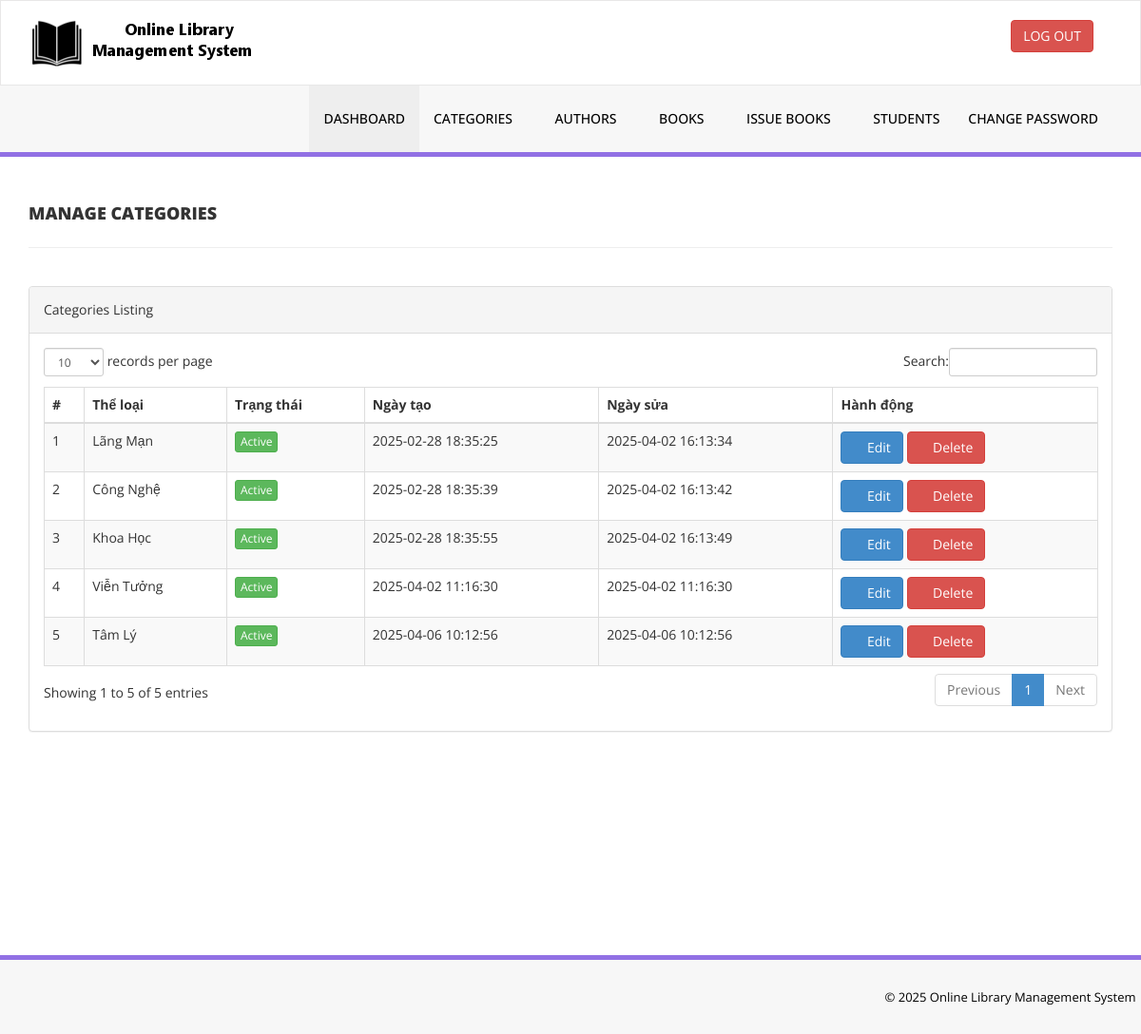
The app's page /admin/manage-categories.php (signed in) with its own data.
### tables this page shows
CREATE TABLE `tblcategory` (
  `id` int(11) NOT NULL,
  `CategoryName` varchar(150) DEFAULT NULL,
  `Status` int(1) DEFAULT NULL,
  `CreationDate` timestamp NULL DEFAULT current_timestamp(),
  `UpdationDate` timestamp NULL DEFAULT current_timestamp() ON UPDATE current_timestamp()
);

### admin/manage-categories.php (the view, shortened to what this page needs)
<?php
include('includes/config.php');
if(strlen($_SESSION['alogin'])==0)
    {
header('location:index.php');
}
else{
    ?>
<!DOCTYPE html>
<html xmlns="http://www.w3.org/1999/xhtml">
<head>
    <link href="assets/css/bootstrap.css" rel="stylesheet" />
    <link href="assets/css/font-awesome.css" rel="stylesheet" />
    <link href="assets/js/dataTables/dataTables.bootstrap.css" rel="stylesheet" />
    <link href="assets/css/style.css" rel="stylesheet" />
</head>
<body>
<?php include('includes/header.php');?>
    <div class="content-wrapper">
         <div class="container">
        <div class="row pad-botm">
            <div class="col-md-12">
                <h4 class="header-line">Manage Categories</h4>
    </div>
     <div class="row">
</div>
        </div>
            <div class="row">
                <div class="col-md-12">
                    <div class="panel panel-default">
                        <div class="panel-heading">
                           Categories Listing
                        </div>
                        <div class="panel-body">
                            <div class="table-responsive">
                                <table class="table table-striped table-bordered table-hover" id="dataTables-example">
                                    <thead>
                                        <tr>
                                            <th>#</th>
                                            <th>Thể loại</th>
                                            <th>Trạng thái</th>
                                            <th>Ngày tạo</th>
                                            <th>Ngày sửa</th>
                                            <th>Hành động</th>
                                        </tr>
                                    </thead>
                                    <tbody>
<?php $sql = "SELECT * from  tblcategory";
$query = $dbh -> prepare($sql);
$query->execute();
$results=$query->fetchAll(PDO::FETCH_OBJ);
$cnt=1;
if($query->rowCount() > 0)
{
foreach($results as $result)
{               ?>
                                        <tr class="odd gradeX">
                                            <td class="center"><?php echo htmlentities($cnt);?></td>
                                            <td class="center"><?php echo htmlentities($result->CategoryName);?></td>
                                            <td class="center"><?php if($result->Status==1) {?>
                                            <a href="#" class="btn btn-success btn-xs">Active</a>
                                            <?php } else {?>
                                            <a href="#" class="btn btn-danger btn-xs">Inactive</a>
                                            <?php } ?></td>
                                            <td class="center"><?php echo htmlentities($result->CreationDate);?></td>
                                            <td class="center"><?php echo htmlentities($result->UpdationDate);?></td>
                                            <td class="center">
                                            <a href="edit-category.php?catid=<?php echo htmlentities($result->id);?>"><button class="btn btn-primary"><i class="fa fa-edit "></i> Edit</button>
                                          <a href="manage-categories.php?del=<?php echo htmlentities($result->id);?>" onclick="return confirm('Are you sure you want to delete?');"" >  <button class="btn btn-danger"><i class="fa fa-pencil"></i> Delete</button>
                                            </td>
                                        </tr>
 <?php $cnt=$cnt+1;}} ?>
                                    </tbody>
                                </table>
                            </div>
                        </div>
                    </div>
                </div>
            </div>
    </div>
    </div>
  <?php include('includes/footer.php');?>
</body>
</html>
<?php } ?>

### admin/assets/css/style.css (style rules this page uses)
.content-wrapper { margin-top: 40px; min-height:800px; padding-bottom:90px; }
.header-line { font-weight:900; padding-bottom:25px; border-bottom:1px solid #eeeeee; text-transform:uppercase; }
.pad-botm { padding-bottom:30px; }

### records on screen
tblcategory: CategoryName "Lãng Mạn", Status "Active", CreationDate "2025-02-28 18:35:25", UpdationDate "2025-04-02 16:13:34"
tblcategory: CategoryName "Công Nghệ", Status "Active", CreationDate "2025-02-28 18:35:39", UpdationDate "2025-04-02 16:13:42"
tblcategory: CategoryName "Khoa Học", Status "Active", CreationDate "2025-02-28 18:35:55", UpdationDate "2025-04-02 16:13:49"
tblcategory: CategoryName "Viễn Tưởng", Status "Active", CreationDate "2025-04-02 11:16:30", UpdationDate "2025-04-02 11:16:30"
tblcategory: CategoryName "Tâm Lý", Status "Active", CreationDate "2025-04-06 10:12:56", UpdationDate "2025-04-06 10:12:56"
